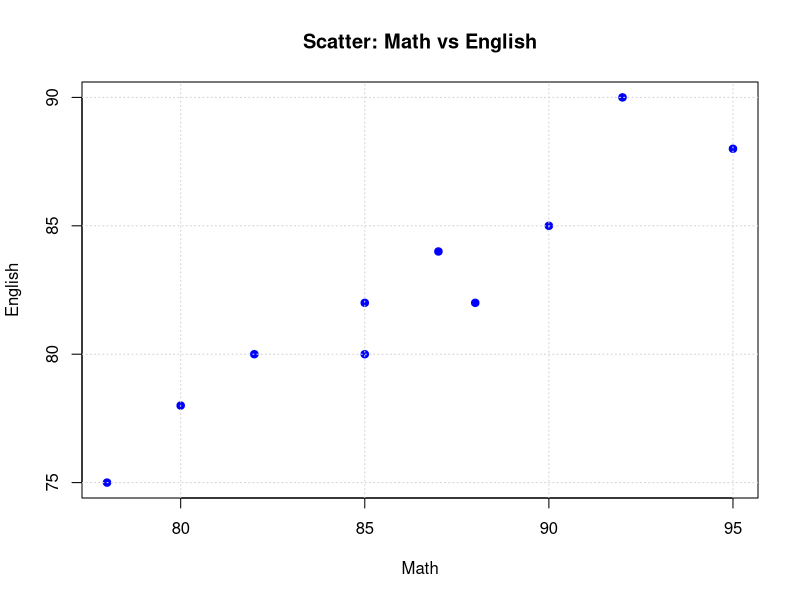
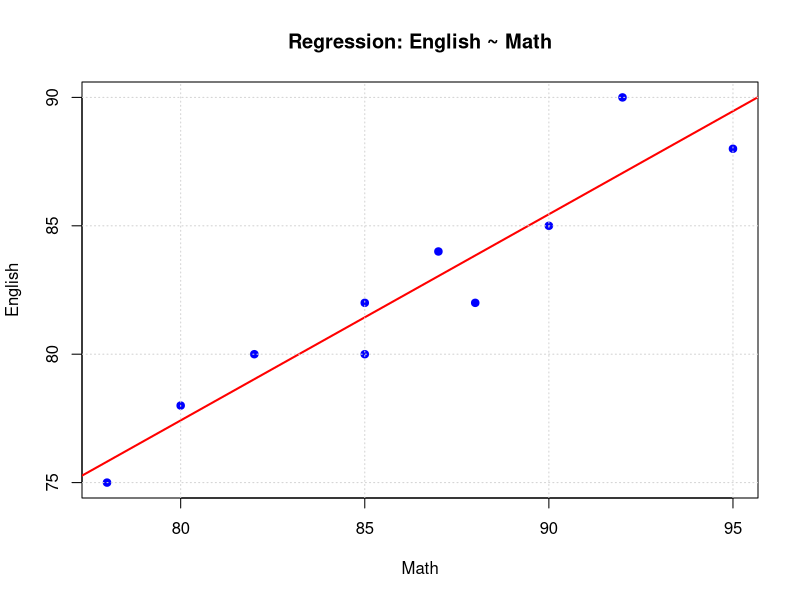
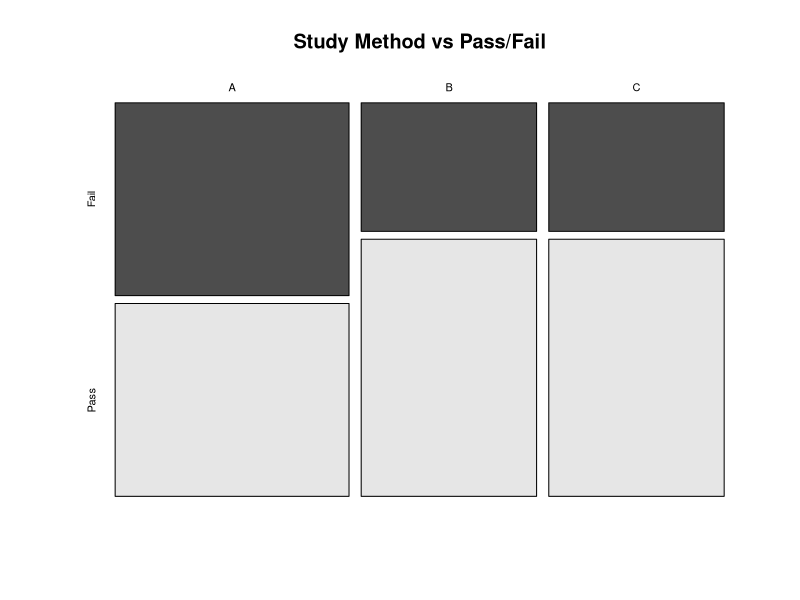

Write R code to recreate these figures, in order.
print("############################################################")
print("# 1. Bivariate data analysis")
print("############################################################")

# Sample data: students' math and English scores
math_scores <- c(85, 88, 90, 92, 95, 87, 78, 80, 82, 85)
english_scores <- c(80, 82, 85, 90, 88, 84, 75, 78, 80, 82)

# Combine into a data frame
df <- data.frame(math = math_scores, english = english_scores)
print("Data frame:")
print(df)

print("############################################################")
print("# 2. Scatter plot and correlation")
print("############################################################")

# Scatter plot
plot(df$math, df$english,
     main = "Scatter: Math vs English",
     xlab = "Math",
     ylab = "English",
     pch = 19, col = "blue")
grid()

# Open a new graphics device for next plot
dev.new()

# Correlation
cor_val <- cor(df$math, df$english)
print(paste("Correlation coefficient:", cor_val))

# Correlation test
cor_test <- cor.test(df$math, df$english)
print("Correlation test result:")
print(cor_test)

print("############################################################")
print("# 3. Simple linear regression")
print("############################################################")

# Fit a linear model: English ~ Math
lm_model <- lm(english ~ math, data = df)
print("Linear model summary:")
print(summary(lm_model))

# Predict English score for new Math scores
new_math <- data.frame(math = c(90, 95))
predictions <- predict(lm_model, new_math)
print("Predicted English scores for Math = 90, 95:")
print(predictions)

# Plot regression line
plot(df$math, df$english,
     main = "Regression: English ~ Math",
     xlab = "Math",
     ylab = "English",
     pch = 19, col = "blue")
abline(lm_model, col = "red", lwd = 2)
grid()

# Open new device for categorical data
dev.new()

print("############################################################")
print("# 4. Categorical data analysis")
print("############################################################")

# Sample categorical data: Study method vs Pass/Fail
study_method <- c("A", "A", "B", "B", "C", "C", "A", "B", "C", "A")
pass_fail <- c("Pass", "Pass", "Pass", "Fail", "Pass", "Fail", "Fail", "Pass", "Pass", "Fail")

df_cat <- data.frame(study_method = study_method, result = pass_fail)
print("Categorical data frame:")
print(df_cat)

# Contingency table
tbl <- table(df_cat$study_method, df_cat$result)
print("Contingency table:")
print(tbl)

# Mosaic plot
mosaicplot(tbl, main = "Study Method vs Pass/Fail", color = TRUE)
